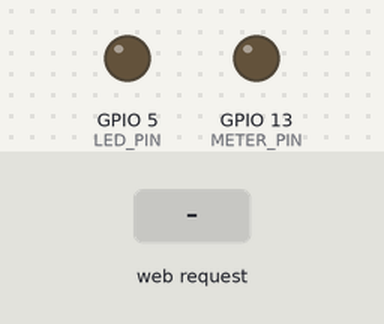
The sketch below on a simulated ESP8266 (NodeMCU). On the bench: output pins drawn as LEDs (lit = HIGH). The test bench sets the inputs (shaded band). WiFi joins after 1.5 s; servers stay silent unless stated; what the sketch prints to the serial monitor is not drawn.

Above: at 3.7 s.
3.8 s: HTTP request GET /meter?level=120 received
At 4.6 s:
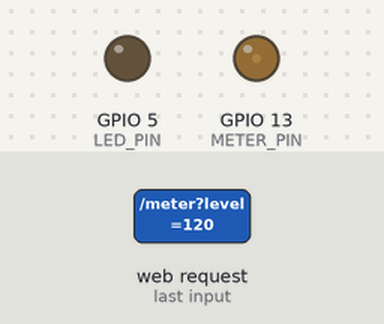
5.3 s: HTTP request GET /meter received
At 5.7 s:
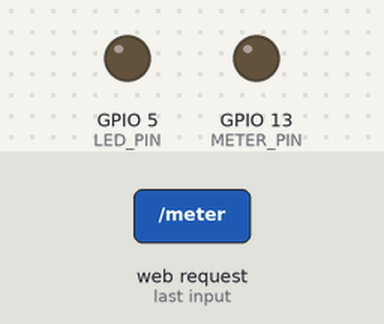
Timing chart, 0 to 8.3 s (numbered marks = the images above; inputs shaded):
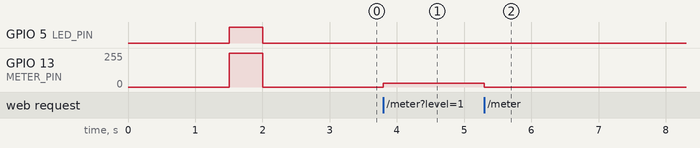

The sketch:

esp8266-server.ino
```cpp
#include <ESP8266WiFi.h>
#include <WiFiClient.h>
#include <ESP8266WebServer.h>
#include <ESP8266mDNS.h>

// Replace with your network credentials
const char* WIFI_HOST = "Disco Party Phone";
const char* WIFI_PASSWORD = "88888888";

const int LED_PIN = 5;
const int METER_PIN = 13;

// Yielding in the loop to keep Wifi running:
// https://learn.sparkfun.com/tutorials/esp8266-thing-development-board-hookup-guide/using-the-esp8266-in-arduino
const int SAFE_WAIT_TIME = 1000;

MDNSResponder mdns;

ESP8266WebServer server(80);

bool load_blink = true;

const char* webPage = "<h1>Analog Meter Thing</h1>"
  "<p><a href=\"meter?level=1023\"><button>Meter to 100%</button></a></p>"
  "<p><a href=\"meter?level=512\"><button>Meter to 50%</button></a></p>"
  "<p><a href=\"meter?level=0\"><button>Meter to 0%</button></a></p>";

// LIFECYCLE -------------------------------------------------------------------

void setup(void) {
  // preparing GPIOs
  pinMode(LED_PIN, OUTPUT);
  lightOff();

  delay(1000);
  Serial.begin(115200);
  Serial.println("Starting up...");
  WiFi.begin(WIFI_HOST, WIFI_PASSWORD);
  Serial.println("");

  // Wait for connection
  while (WiFi.status() != WL_CONNECTED) {
    loadingBlink();
    delay(500);
    Serial.print(".");
  }
  lightOff();
  Serial.println("");
  Serial.print("Connected to ");
  Serial.println(WIFI_HOST);
  Serial.print("IP address: ");
  Serial.println(WiFi.localIP());

  if (mdns.begin("esp8266", WiFi.localIP())) {
    Serial.println("MDNS responder started");
  }

  server.on("/", [](){
    server.send(200, "text/html", webPage);
  });

  server.on("/meter", [](){
    server.send(200, "text/html", "Setting the meter");
    int level = server.arg("level").toInt();
    setMeter(level);
    delay(SAFE_WAIT_TIME);
  });

  server.begin();
  Serial.println("HTTP server started");
}

void loop(void) {
  server.handleClient();
}

// HELPERS ---------------------------------------------------------------------

void loadingBlink() {
  load_blink = !load_blink;
  if (load_blink) {
    lightOn();
  } else {
    lightOff();
  }
}

void lightOn() {
  digitalWrite(LED_PIN, HIGH);
  setMeter(1023);
}

void lightOff() {
  digitalWrite(LED_PIN, LOW);
  setMeter(0);
}

void setMeter(int amount) {
  analogWrite(METER_PIN, amount);
}
```

Measured:
- after the input at 3.8 s, GPIO 13 (METER_PIN): 0/255 → 29/255 at once
- after the input at 5.3 s, GPIO 13 (METER_PIN): 29/255 → 0/255 at once
